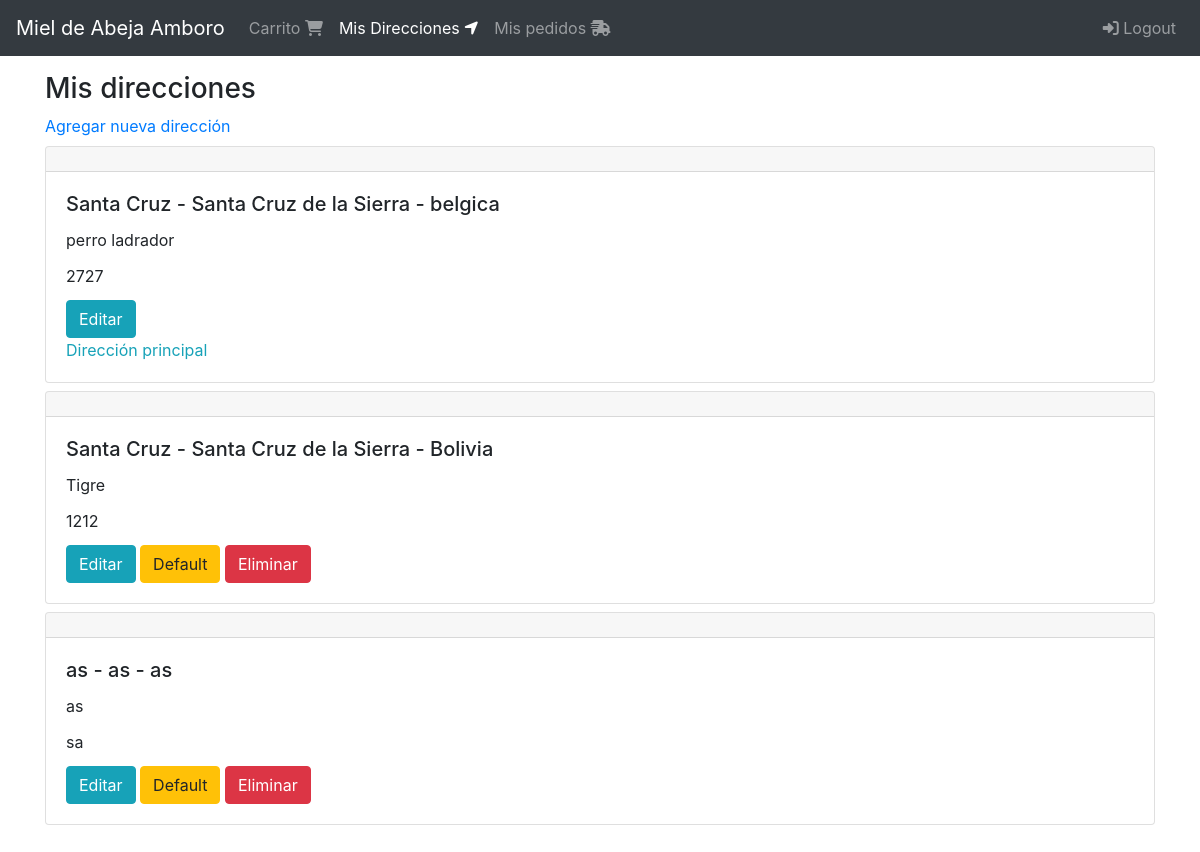
/direcciones/ (signed in), run on an earlier commit of the app's database.
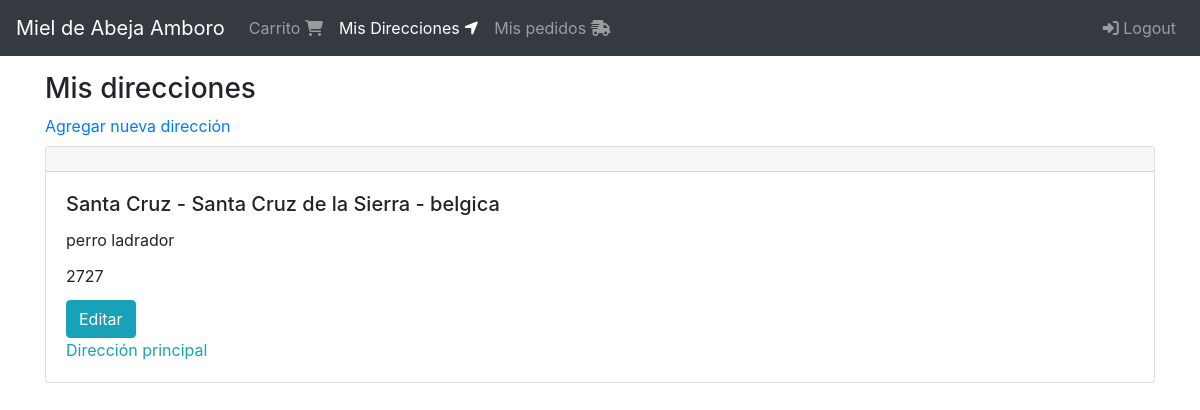
And on a later commit of the database.
### shipping_addresses/models.py (models this page shows, shortened)
class ShippingAddress(models.Model):
    user = models.ForeignKey(User, null=False, blank=False, on_delete=models.CASCADE)
    line1 = models.CharField(max_length=200)
    line2 = models.CharField(max_length=200, blank=True)
    city = models.CharField(max_length=100)
    state = models.CharField(max_length=100)
    country = models.CharField(max_length=50)
    reference = models.CharField(max_length=300)
    postal_code = models.CharField(max_length=10, null=False, blank=False) #zip
    default = models.BooleanField(default=False)
    created_at = models.DateTimeField(auto_now_add=True)
    @property
    def address(self):
        return '{} - {} - {}'.format(self.city, self.state, self.country)

### shipping_addresses/views.py (the view)
# urls.py: path('', views.ShippingAddressListView.as_view(), name='shipping_addresses'),
class ShippingAddressListView(LoginRequiredMixin, ListView):
    login_url = 'login'
    model = ShippingAddress
    template_name = 'shipping_addresses/shipping_addresses.html'
    success_message = 'Dirección actualizada exitosamente'
    def get_queryset(self):
        return ShippingAddress.objects.filter(user=self.request.user).order_by('-default')

### shipping_addresses/templates/shipping_addresses/shipping_addresses.html
{% extends 'base.html' %}
{% block content %}
  <div class="col">
    <div class="h3">
      Mis direcciones
    </div>
    <a href="{% url 'shipping_addresses:create' %}">Agregar nueva dirección</a>
    <div class="mt-2 mb-5">
      {% for shipping_address in object_list %}
        <div class="mt-2">
          {% include 'shipping_addresses/snippets/shipping_address.html' with edit=True %}
        </div>
      {% endfor %}
    </div>
  </div>
{% endblock %}

### shipping_addresses/templates/shipping_addresses/snippets/shipping_address.html
<div class="card">
  <h5 class="card-header"></h5>
  <div class="card-body">
    <h5 class="card-title">{{ shipping_address.address }}</h5>
    <div class="card-title">
      {{ shipping_address.reference }}
    </div>
    <div class="card-title">
      {{ shipping_address.postal_code }}
    </div>
    {% if edit %}
      <div class="mt-2">
        <a href="{% url 'shipping_addresses:update' shipping_address.pk %}" class="btn btn-info">Editar</a>
        {% if shipping_address.default %}
          <div class="text-info">
            Dirección principal
          </div>
        {% else %}
          <a href="{% url 'shipping_addresses:default' shipping_address.pk %}" class="btn btn-warning">Default</a>
          <a href="{% url 'shipping_addresses:delete' shipping_address.pk %}" class="btn btn-danger">Eliminar</a>
        {% endif %}
      {% endif %}
    </div>
  </div>
</div>

What changed in the data, as far as the page shows it:
removed ShippingAddress: address "Santa Cruz - Santa Cruz de la Sierra - Bolivia", reference "Tigre", postal_code "1212", default "Default"
removed ShippingAddress: address "as - as - as", reference "as", postal_code "sa", default "Default"
